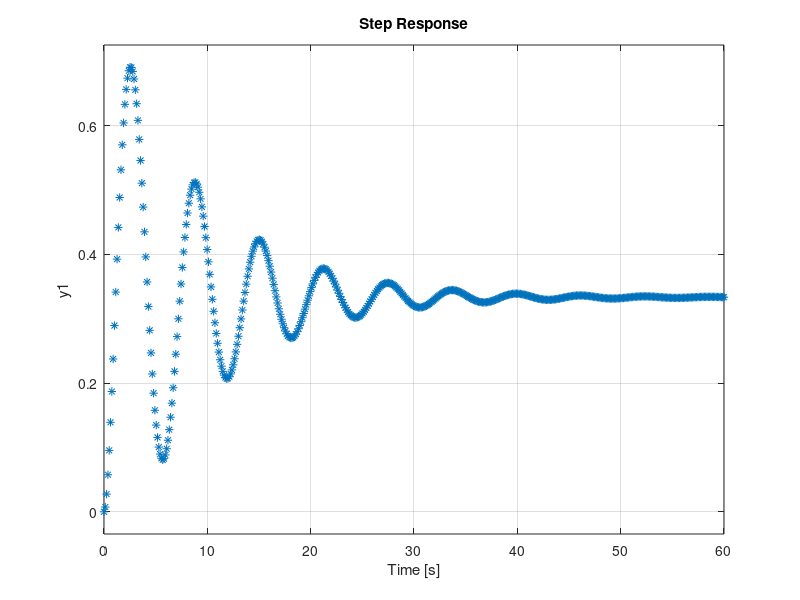

Reproduce this figure in MATLAB.
%a)

sys1 = tf(1,[2 1]);
sys2 = tf(1,[1 2]);

sys3 = tf(2,[3 1]);

sys4 = tf(5,[4 3]);
sys5 = tf(1,[1 1]);

%Add sys1 and 2 together
sys_add1 = parallel(sys1,sys2)

%Times with sys3
sys_conv = tf(sys_add1 * sys3)

%Add sys4 and 5 together
sys_add2 = parallel(sys4,sys5)

%Whole output
disp("The whole transfer function is");
F1 = feedback(sys_conv,sys_add2)

%Input step response and output a graph

step(F1,'*')






















